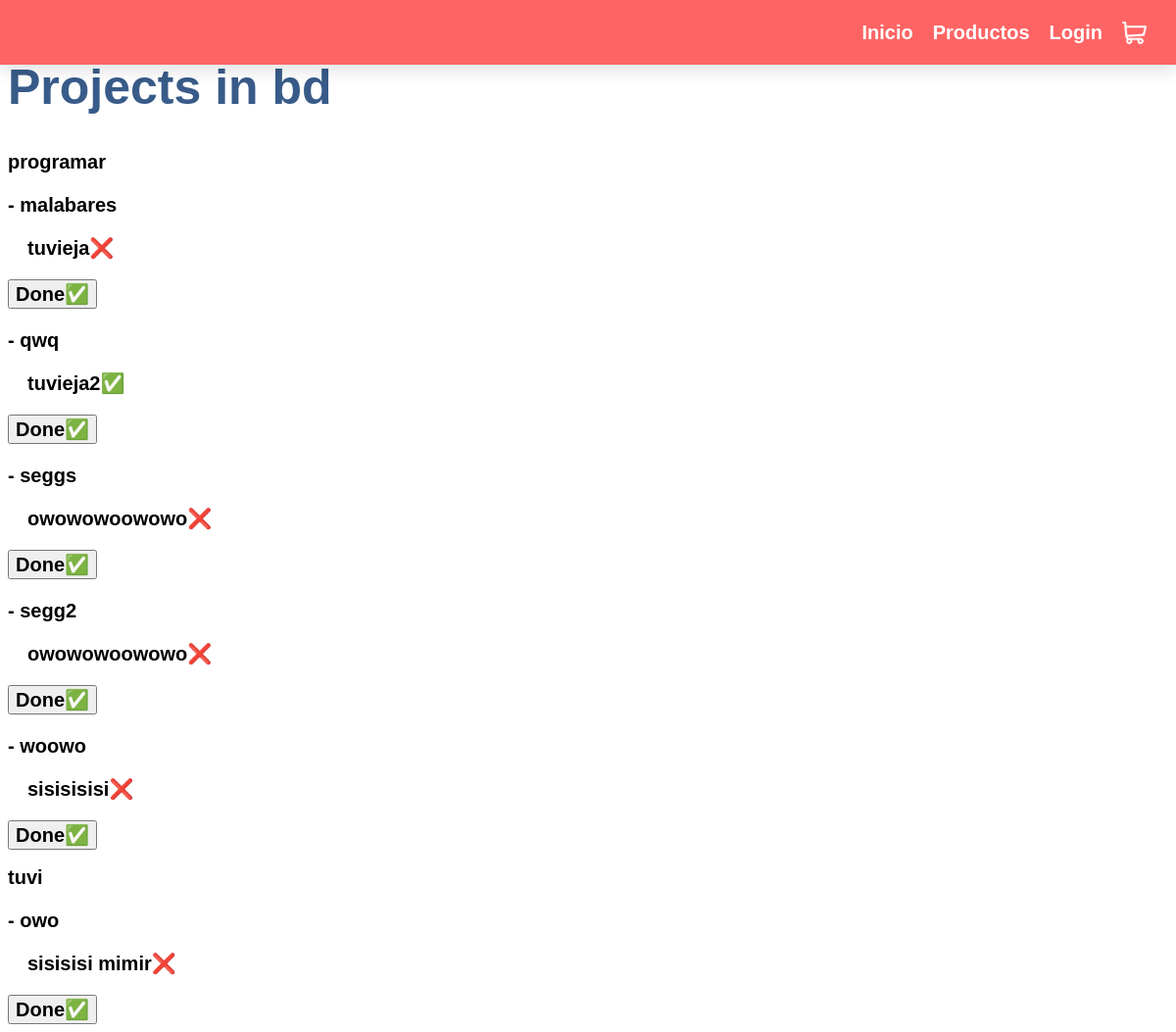
The page /projects/ on the database as committed earlier.
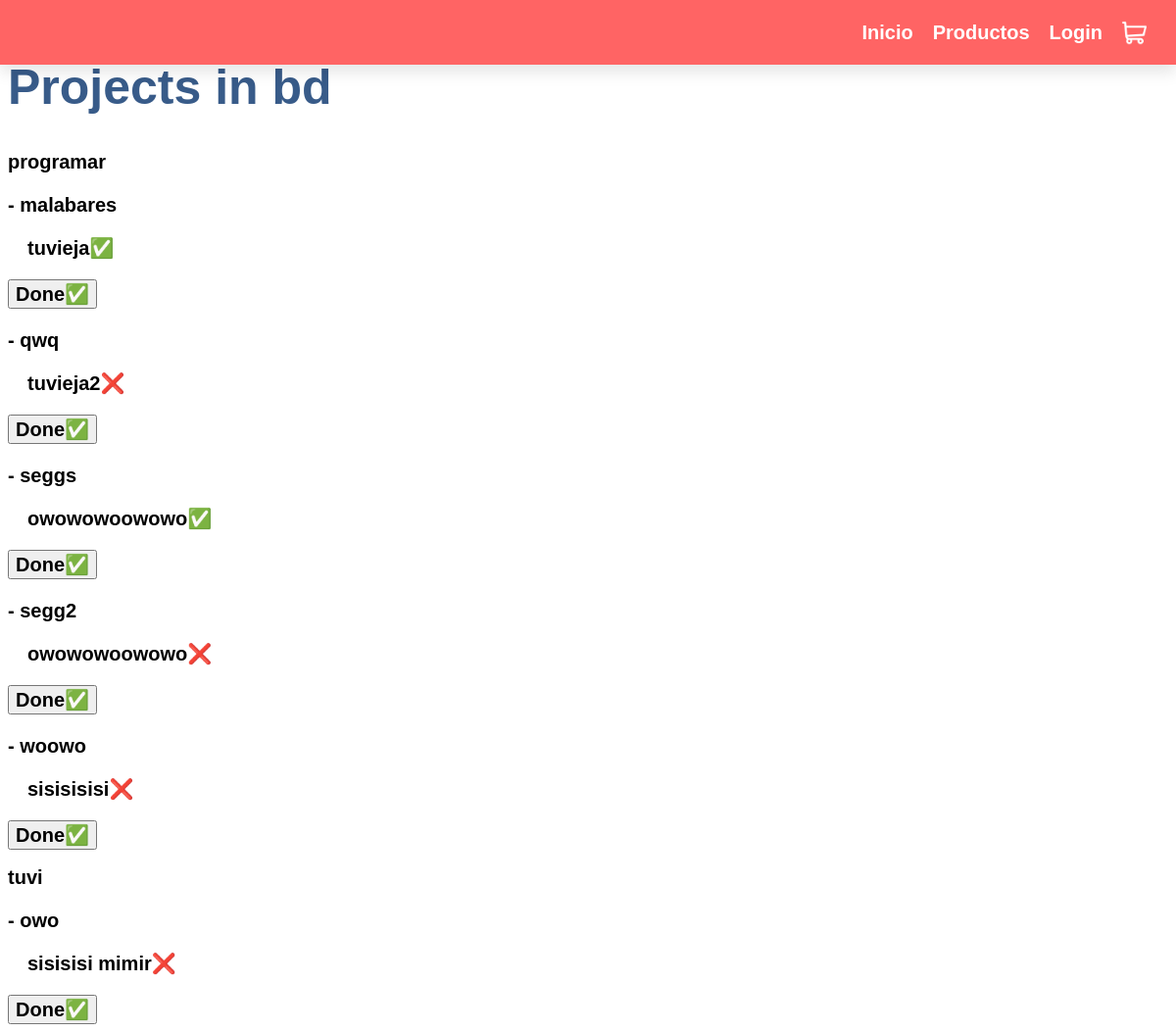
The same page on the database as committed later.
### myapp/models.py (models this page shows, shortened)
class Task(models.Model):
    name = models.CharField(max_length=5)
    description = models.TextField()
    project = models.ForeignKey(Project, on_delete=models.CASCADE)
    done = models.BooleanField(default=False)

### myapp/views.py (the view)
# urls.py: path('projects/', views.anotherFunction, name='test'),
def anotherFunction(request):
    currentUser = request.user.username
    if request.method == 'POST':
        task = Task.objects.get(name=list(request.POST)[1])
        task.done = not task.done
        task.save()
        return redirect('test')
    return render(request, 'projects.html',{
        'user' : currentUser,
        'projects': Project.objects.all(),
        'usuario' : request.user.username
    })

### myapp/templates/projects.html (shortened to what this page needs)
{% extends 'layout/navbar.html' %}
{% block content %}
<h1>Projects in bd</h1>
{% for project in projects %}
<div>
    <h2>{{project.name}}</h2>
    {% for task in project.task_set.all %}
        <form method="POST">
            <h3>- {{task.name}}</h3>
            <p>&emsp;{{task.description}}{%if task.done == False %}❌{%else%}✅{%endif%}</p>
            <button name="{{task.name}}">Done✅</button>
        </form>
    {% endfor %}
</div>
{% endfor %}
{% endblock %}

Rows that differ between the two databases and show on the page:
changed Task "malabares": done "❌" → "✅"
changed Task "qwq": done "✅" → "❌"
changed Task "seggs": done "❌" → "✅"
